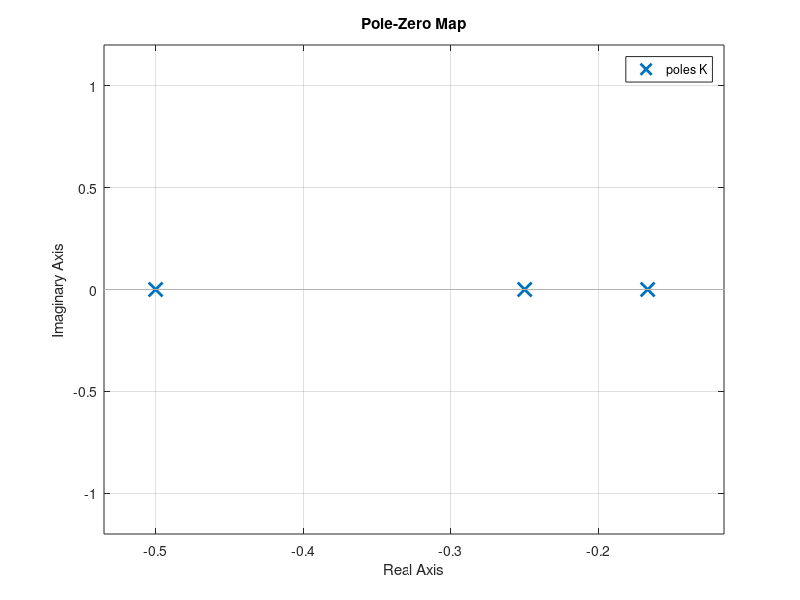
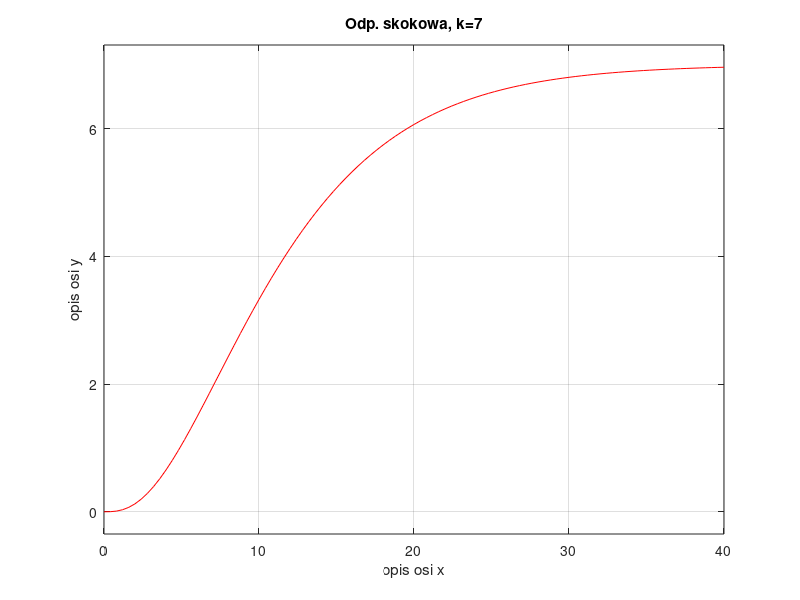
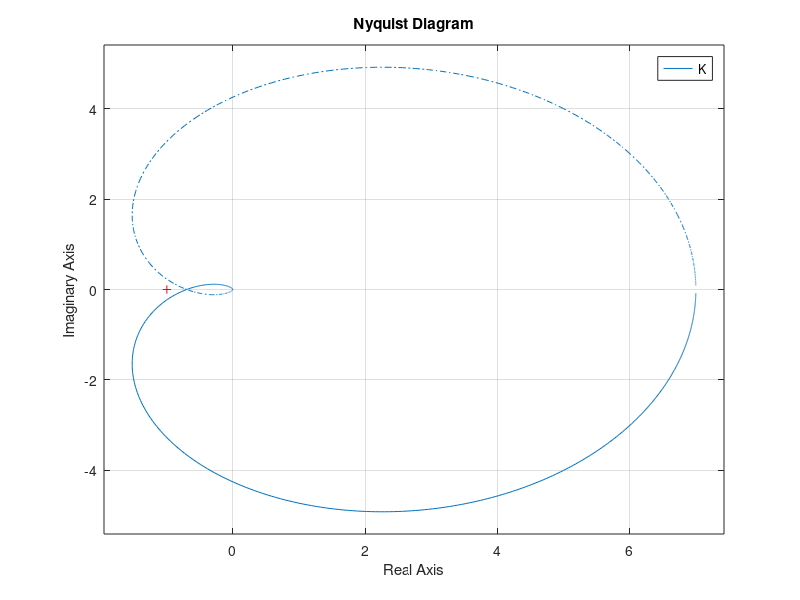

Recreate these plots in MATLAB, in order. (Note: this script raises an error after producing the figures.)
clc
close all
clear all

%Analiza ukladu otwartego
%PKT 1
s = tf('s');
k = 7; T1 = 2; T2 = 2 * T1; T3 = 3 * T1;
K = k / (1 + s * T1) / (1 + T2 * s) / (1 + T3 * s);
%PKT 2
zpk(K)
[zera, bieguny, wzm] = zpkdata(K, 'v');
[Licz, Mian] = tfdata(K, 'v');
pzmap(K);
ss(K);
[A, B, C, D]=tf2ss(Licz, Mian);
%PKT 3
figure;
step(K, 'r');
grid on;
title(['Odp. skokowa, k=' num2str(k)]);
ylabel('opis osi y');
xlabel('opis osi x');
%PKT 4
figure, nyquist(K);
figure, bodeplot(K);
%Analiza ukladu zamknietego
%PKT5
sisotool(K);
grid on;
rlocus(K);
grid on;
%PKT6
kr = 0.5 * 1.43;
%PKT7
[DA, DF] = margin(kr*K);
%PKT8
minreal(K);
%PKT9

K2 = K * kr;
K_wy = minreal( K2 / (1 + K2) );
K_we = minreal( 1 / (1 + K2) );


zpk(K_wy);
zpk(K_we);
step(K_wy, 'k', K_we, '--m');
%PKT10
bodemag(K_we);
title('q(\omega)');
bodemag(K_wy);
title('M(\omega)');



%nie wpisywa� warto�ci w simulinku (wszystko w skrypcie nawet sta�e)
%prze�wiczy� tworzenie

% Raport -> Teczka z raportem
% Stworzy� model T1,T2,T3 > 0
% Pokaza� �e potrafimy u�ywa� tych funkcji
% Sformatowa�, opisa�, pokaza�, ...
% Raport umie�ci� w teczce